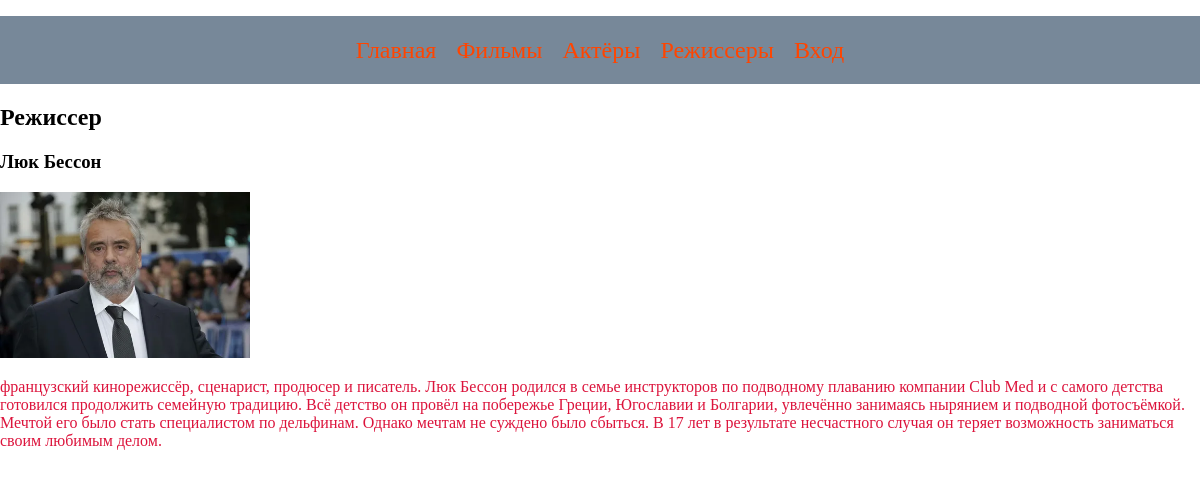
Page /director/1/ on the committed database.
### appkino/models.py (models this page shows, shortened)
class modelDirector(models.Model):
    name = models.CharField(max_length=100,verbose_name='Режиссер')
    info = models.TextField(verbose_name='Информация', null=True, blank=True)
    foto = models.FileField(blank=True, null=True,
                              verbose_name='Фото',
                              upload_to='fotoDirector/',
                              )

### appkino/views.py (the view)
# urls.py: path('director/<slug:pk>/', views.directorDetail.as_view(), name='onedirector'),
class directorDetail(generic.DetailView):
    model = modelDirector

### templates/appkino/modeldirector_detail.html (shortened to what this page needs)
{% extends 'index.html' %}
{% load static %}
{% block head %}
    <link rel="stylesheet" href="{% static 'css/index.css'%}">
{% endblock %}
{% block content %}
    <h2>Режиссер</h2>
    <h3>{{ modeldirector.name }}</h3>
    <img src="{% static modeldirector.foto %}" alt="" width="250px">
    <p>{{ modeldirector.info }}</p>
{% endblock %}

### appkino/static/css/index.css (style rules this page uses)
body { height: 100%; margin: 0; background-size: cover; background-position: center; background-repeat: no-repeat; background-image: url('https://avatars.mds.yandex.net/i?id=32fecf45d75b14cfc2272c96376cac304115d712-12540073-images-thumbs&n=13'); }
p { color: crimson; }

### rows in the picture
modelDirector: name "Люк Бессон", foto (picture), info "французский кинорежиссёр, сценарист, продюсер и писатель. Люк Бессон родился в семье инструкторов по подводному плаванию компании Club Med и с самого детства готовился продолжить семейную традицию. Всё детство он провёл на побережье Греции, Югославии и Болгарии, увлечённо занимаясь нырянием и подводной фотосъёмкой. Мечтой его было стать специалистом по дельфинам. Однако мечтам не суждено было сбыться. В 17 лет в результате несчастного случая он теряет возможность заниматься своим любимым делом."
